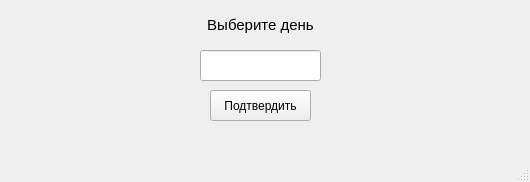
<?xml version="1.0" encoding="UTF-8"?>
<ui version="4.0">
 <class>MainWindow</class>
 <widget class="QMainWindow" name="MainWindow">
  <property name="geometry">
   <rect>
    <x>0</x>
    <y>0</y>
    <width>530</width>
    <height>182</height>
   </rect>
  </property>
  <property name="windowTitle">
   <string>MainWindow</string>
  </property>
  <widget class="QWidget" name="centralwidget">
   <widget class="QLabel" name="label">
    <property name="geometry">
     <rect>
      <x>160</x>
      <y>10</y>
      <width>201</width>
      <height>31</height>
     </rect>
    </property>
    <property name="text">
     <string>&lt;html&gt;&lt;head/&gt;&lt;body&gt;&lt;p align=&quot;center&quot;&gt;&lt;span style=&quot; font-size:11pt;&quot;&gt;Выберите день&lt;/span&gt;&lt;/p&gt;&lt;/body&gt;&lt;/html&gt;</string>
    </property>
   </widget>
   <widget class="QLineEdit" name="lineEdit">
    <property name="geometry">
     <rect>
      <x>200</x>
      <y>50</y>
      <width>121</width>
      <height>31</height>
     </rect>
    </property>
   </widget>
   <widget class="QPushButton" name="pushButton">
    <property name="geometry">
     <rect>
      <x>210</x>
      <y>90</y>
      <width>101</width>
      <height>31</height>
     </rect>
    </property>
    <property name="text">
     <string>Подтвердить</string>
    </property>
   </widget>
  </widget>
  <widget class="QMenuBar" name="menubar">
   <property name="geometry">
    <rect>
     <x>0</x>
     <y>0</y>
     <width>530</width>
     <height>26</height>
    </rect>
   </property>
  </widget>
  <widget class="QStatusBar" name="statusbar"/>
 </widget>
 <resources/>
 <connections/>
</ui>
